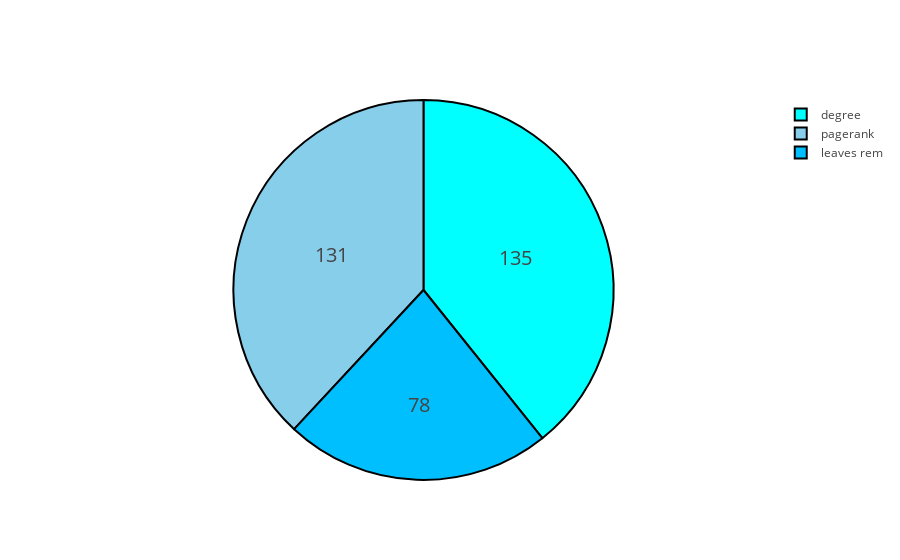

Notebook source saved alongside this figure:
### Markdown cell above
### Size= 400

### Code cell
graph_size=[100,200,300,400,500,600,700,800,900,1000,1500,2000,2500,3000,4000,5000,10000]
victories_400_ba={}
victories_400_ba['leaves rem']=0
victories_400_ba['pagerank']=0
victories_400_ba['degree']=0

for N in [400]:
    results_rl=[]
    start_time=time.time()
    for i in range(0,500):
        ba=nx.barabasi_albert_graph(N,1)
        #LEAVES REMOVAL TIME
        rl=rem2(ba)
        if rl==0:
            victories_400_ba['leaves rem']+=1 
        #PAGERANK TIME
        pr_list=nx.pagerank(ba)
        pr=max(pr_list.iteritems(), key=operator.itemgetter(1))[0]
        if pr==0:
            victories_400_ba['pagerank']+=1
        #DEGREE TIME
        dc_list=nx.degree_centrality(ba)
        list_maximum=[]
        center=max(dc_list.iteritems(), key=operator.itemgetter(1))[1]
        for i in range(N):
                if dc_list[i]==center:
                    list_maximum.append([i,dc_list[i]])
        pair=random.choice(list_maximum)
        if pair[0]==0:
            victories_400_ba['degree']+=1
labels=[]
values=[]
colors = ['azure', 'skyblue', 'aqua']
for key, value in victories_400_ba.iteritems() :
    labels.append(key)
    values.append(value)



trace = go.Pie(labels=labels, values=values,
               hoverinfo='label+percent', textinfo='value', 
               textfont=dict(size=20),
               marker=dict(colors=colors2, 
                           line=dict(color='#000000', width=2)))

iplot([trace], filename='styled_pie_chart')

### Figure 1 — Plotly figure (JSON) as saved in the notebook; plotly's stock layout.template omitted (floating-point values rounded to 4 significant figures)
{"data": [{"hoverinfo": "label+percent", "labels": ["leaves rem", "pagerank", "degree"], "marker": {"colors": ["deepskyblue", "skyblue", "aqua"], "line": {"color": "#000000", "width": 2}}, "textfont": {"size": 20}, "textinfo": "value", "type": "pie", "values": [78, 131, 135]}], "layout": {}}
